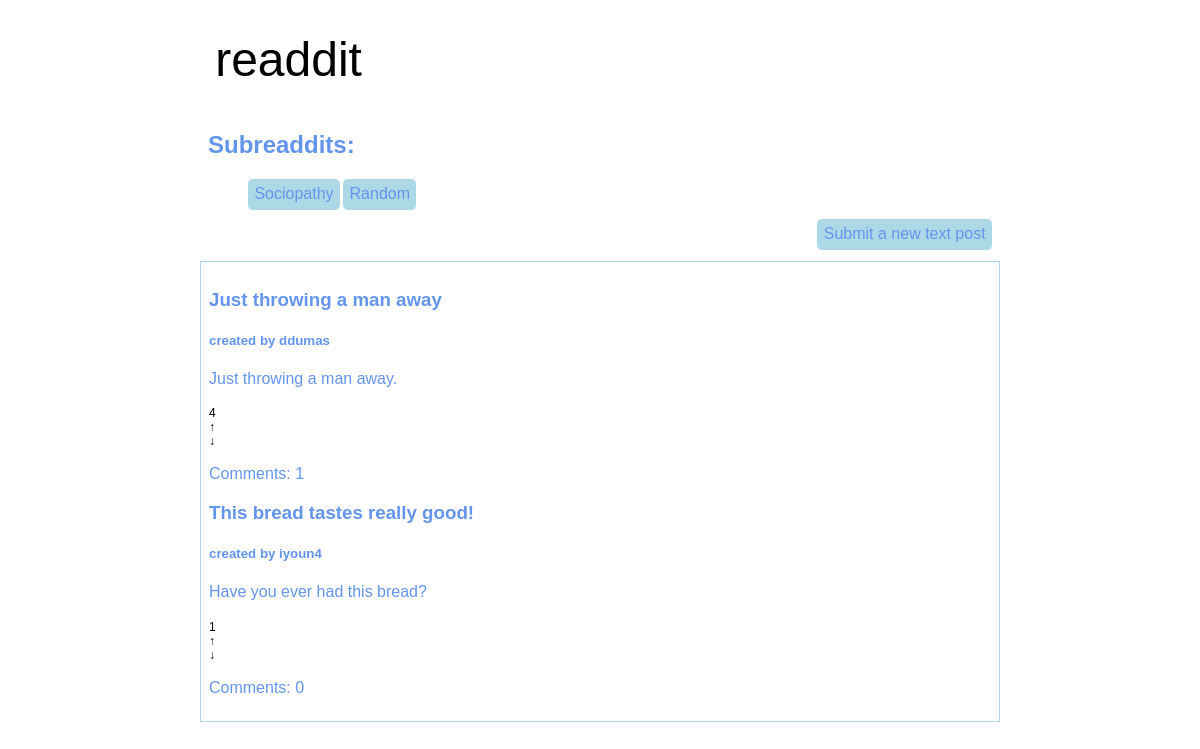
The page /r/Random/ on the database its author committed.
### tables this page shows
CREATE TABLE posts (
    poid INTEGER PRIMARY KEY,
    title TEXT NOT NULL,
    description TEXT NOT NULL,
    user TEXT NOT NULL,
    created_ts REAL NOT NULL,
    votes REAL,
    subreaddit TEXT NOT NULL
);

### old_readdit.py (the view)
@app.route("/r/<subreaddit>/")
def show_subreaddit(subreaddit):
    con = sqlite3.connect(DB_FILE) #connects to the databse
    res = con.execute( #gets data about all posts that are under specified subreaddit
        """
        SELECT poid, title, description, user, created_ts, votes, subreaddit
        FROM posts
        WHERE subreaddit = ?
        ORDER BY votes DESC;
        """,
        (subreaddit,),
    )
    res_subreaddit = con.execute( #gets data about all subreaddits by descreasing order by votes
        """
        SELECT subreaddit
        FROM posts
        ORDER BY votes DESC;
        """
    )
    posts_data = []
    subreaddit_data = []
    for row in res: # for each row in the result, takes information and assigns each column to a key in a dictionary
        res_COM = con.execute(
        '''
        SELECT COUNT(*) FROM comments where poid =?;
        ''',
        (row[0],),
    )
        d = {
            'poid': row[0],
            'title': row[1],
            'description': row[2],
            'user': row[3],
            'created_ts': row[4],
            'votes': int(row[5]),
            'comments': res_COM.fetchone()[0]
        }
        posts_data.append(d)
    for row in res_subreaddit:
        subreaddit_data.append(row[0]) #adds subreaddit data to the lsit subreaddit_data
    con.close()
    return flask.render_template(
        'old_readdit.html',
        posts_data = posts_data,
        subreaddit_data = set(subreaddit_data) #converts list to a set so that it doesn't relist any subreaddits
    )

### templates/old_readdit.html (shortened to what this page needs)
<!doctype html>
<html>
<head>
    <link rel="stylesheet" href = '/static/old_readdit.css'>
</head>
<body>
    <div class="logo-header">
        <h1><a href='/'>readdit</a></h1>
    </div>
    <div class = "subreaddit-bar">
        <h2>Subreaddits:</h2>
        <ul>
            {% for subreaddit in subreaddit_data %}
            <li class = 'subreaddit-btn'><a href="/r/{{ subreaddit }}/">{{ subreaddit }}</a></li>
            {% endfor %}
        </ul>
    </div>
    <div class="submit-post">
        <ul>
            <li class="btn submit"><a href="/newpost/">Submit a new text post</a></li>
        </ul>
    </div>
    <br>
    <div class="post-list">
        {% for post in posts_data %}
        <div class="post">
            <h3 class="post-title"><a href='/post/{{ post["poid"] }}/'>{{post['title']}}</a></h3>
            <h5 class="post-metadata">created by {{post['user']}}</h5>
            <p class="post-description">{{post['description']}}</p>
            <ul>
                <li class ="vote">{{post["votes"]}}</li>
                <li class="btn vote"><a href="/post/{{ post["poid"] }}/upvote/">↑</a></li>
                <li class="btn vote"><a href="/post/{{ post["poid"] }}/downvote/">↓</a></li>
            </ul>
            <p class="post-comments">Comments: {{post['comments']}}</p>
        </div>
        {% endfor %}
    </div>
</body>
</html>

### static/old_readdit.css (style rules this page uses)
body { font-family: "Helvetica", sans-serif; max-width: 50rem; padding: 1em; margin: auto; background: white; color: cornflowerblue; }
body>div { padding: 0.5em; margin-top: 0.5em; margin-bottom: 0.5em; }
div.logo-header { text-align: left; overflow: auto; background: none; color: black; }
div.logo-header a { text-decoration: none; color: inherit; }
.post-title a { text-decoration: none; color: inherit; }
.post-list { border: 1px solid lightblue; }
div.submit-post a { text-decoration: none; color: inherit; background-color: lightblue; border-radius: 5px; padding: 0.4em; float: right; }
div.submit-post li { list-style-type: none; }
div.logo-header h1 { font-family: 'Nunito', sans-serif; font-weight: normal; font-size: 36pt; display: inline-block; width: auto; margin: auto; padding-top: 0; padding-bottom: 0; padding-left: 0.15em; padding-right: 0.3em; }
.post ul { padding-top: 0.1em; padding: 0; margin: 0; margin-top: 0.2em; font-size: 80%; display: inline-block; text-transform: uppercase; font-variant: small-caps; font-size: 75%; }
.vote { color: black; }
.post li { list-style-type: none; }
.post li a { text-decoration: none; color: inherit; }
.subreaddit-btn { float: left; list-style: none; text-align: center; padding: 0.4em; margin-right: 0.2em; background-color: lightblue; color: cornflowerblue; border-radius: 5px; }
.subreaddit-btn a { text-decoration: none; color: inherit; }

### rows shown on the page
posts: subreaddit "Sociopathy"
posts: subreaddit "Random", title "Just throwing a man away", user "ddumas", description "Just throwing a man away.", votes "4", comments "1"
posts: title "This bread tastes really good!", user "iyoun4", description "Have you ever had this bread?", votes "1", comments "0"
